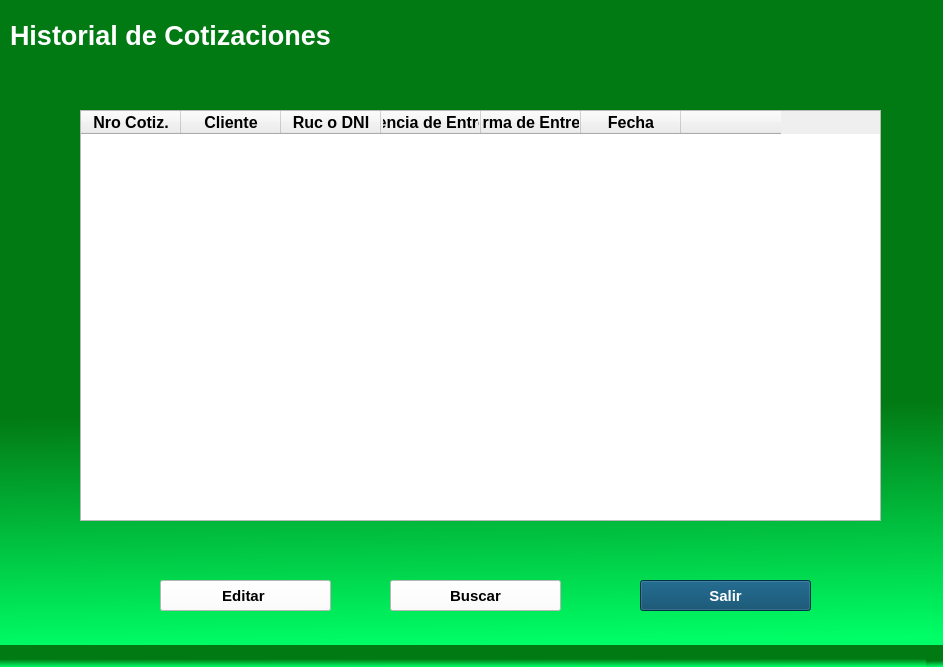
<?xml version="1.0" encoding="UTF-8"?>
<ui version="4.0">
 <class>MainWindow</class>
 <widget class="QMainWindow" name="MainWindow">
  <property name="geometry">
   <rect>
    <x>0</x>
    <y>0</y>
    <width>943</width>
    <height>667</height>
   </rect>
  </property>
  <property name="windowTitle">
   <string>MainWindow</string>
  </property>
  <property name="styleSheet">
   <string notr="true">background-color: qlineargradient(spread:pad, x1:0.487, y1:1, x2:0.478, y2:0.636364, stop:0 rgb(0, 255, 102), stop:1 rgb(2, 122, 20));
</string>
  </property>
  <widget class="QWidget" name="centralwidget">
   <widget class="QLabel" name="label_6">
    <property name="geometry">
     <rect>
      <x>10</x>
      <y>10</y>
      <width>391</width>
      <height>51</height>
     </rect>
    </property>
    <property name="font">
     <font>
      <pointsize>20</pointsize>
      <weight>75</weight>
      <bold>true</bold>
     </font>
    </property>
    <property name="styleSheet">
     <string notr="true">background-color:  rgb(2, 122, 20);

color: rgb(255, 255, 255);</string>
    </property>
    <property name="text">
     <string>Historial de Cotizaciones</string>
    </property>
   </widget>
   <widget class="QTableWidget" name="tabla_cotizaciones">
    <property name="geometry">
     <rect>
      <x>80</x>
      <y>110</y>
      <width>801</width>
      <height>411</height>
     </rect>
    </property>
    <property name="font">
     <font>
      <pointsize>12</pointsize>
     </font>
    </property>
    <property name="styleSheet">
     <string notr="true"> background-color: none</string>
    </property>
    <column>
     <property name="text">
      <string>Nro Cotiz.</string>
     </property>
     <property name="font">
      <font>
       <pointsize>12</pointsize>
       <weight>75</weight>
       <bold>true</bold>
      </font>
     </property>
    </column>
    <column>
     <property name="text">
      <string>Cliente</string>
     </property>
     <property name="font">
      <font>
       <pointsize>12</pointsize>
       <weight>75</weight>
       <bold>true</bold>
      </font>
     </property>
    </column>
    <column>
     <property name="text">
      <string>Ruc o DNI</string>
     </property>
     <property name="font">
      <font>
       <pointsize>12</pointsize>
       <weight>75</weight>
       <bold>true</bold>
      </font>
     </property>
    </column>
    <column>
     <property name="text">
      <string>Agencia de Entrega</string>
     </property>
     <property name="font">
      <font>
       <pointsize>12</pointsize>
       <weight>75</weight>
       <bold>true</bold>
      </font>
     </property>
    </column>
    <column>
     <property name="text">
      <string>Forma de Entrega</string>
     </property>
     <property name="font">
      <font>
       <pointsize>12</pointsize>
       <weight>75</weight>
       <bold>true</bold>
      </font>
     </property>
    </column>
    <column>
     <property name="text">
      <string>Fecha</string>
     </property>
     <property name="font">
      <font>
       <pointsize>12</pointsize>
       <weight>75</weight>
       <bold>true</bold>
      </font>
     </property>
    </column>
    <column>
     <property name="text">
      <string/>
     </property>
    </column>
   </widget>
   <widget class="QPushButton" name="btn_editar">
    <property name="geometry">
     <rect>
      <x>160</x>
      <y>580</y>
      <width>171</width>
      <height>31</height>
     </rect>
    </property>
    <property name="font">
     <font>
      <pointsize>11</pointsize>
      <weight>75</weight>
      <bold>true</bold>
     </font>
    </property>
    <property name="styleSheet">
     <string notr="true">background-color: rgb(255, 255, 255);
color: rgb(0, 0, 0)</string>
    </property>
    <property name="text">
     <string>Editar </string>
    </property>
   </widget>
   <widget class="QPushButton" name="btn_salir">
    <property name="geometry">
     <rect>
      <x>640</x>
      <y>580</y>
      <width>171</width>
      <height>31</height>
     </rect>
    </property>
    <property name="font">
     <font>
      <pointsize>11</pointsize>
      <weight>75</weight>
      <bold>true</bold>
     </font>
    </property>
    <property name="styleSheet">
     <string notr="true">background-color:rgb(0, 68, 102);
color: rgb(255, 255, 255);</string>
    </property>
    <property name="text">
     <string>Salir</string>
    </property>
   </widget>
   <widget class="QPushButton" name="btn_buscar">
    <property name="geometry">
     <rect>
      <x>390</x>
      <y>580</y>
      <width>171</width>
      <height>31</height>
     </rect>
    </property>
    <property name="font">
     <font>
      <pointsize>11</pointsize>
      <weight>75</weight>
      <bold>true</bold>
     </font>
    </property>
    <property name="styleSheet">
     <string notr="true">background-color: rgb(255, 255, 255);
color: rgb(0, 0, 0)</string>
    </property>
    <property name="text">
     <string>Buscar</string>
    </property>
   </widget>
  </widget>
  <widget class="QStatusBar" name="statusbar"/>
 </widget>
 <resources/>
 <connections/>
</ui>
